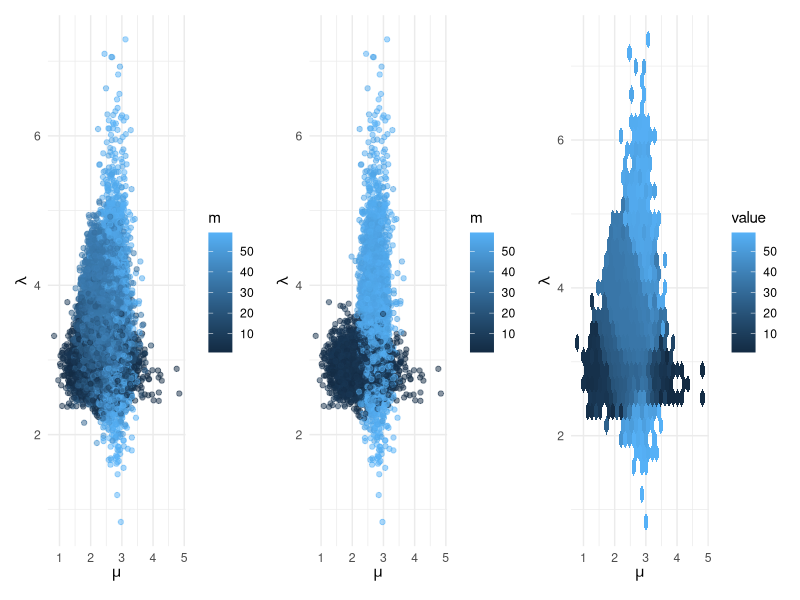
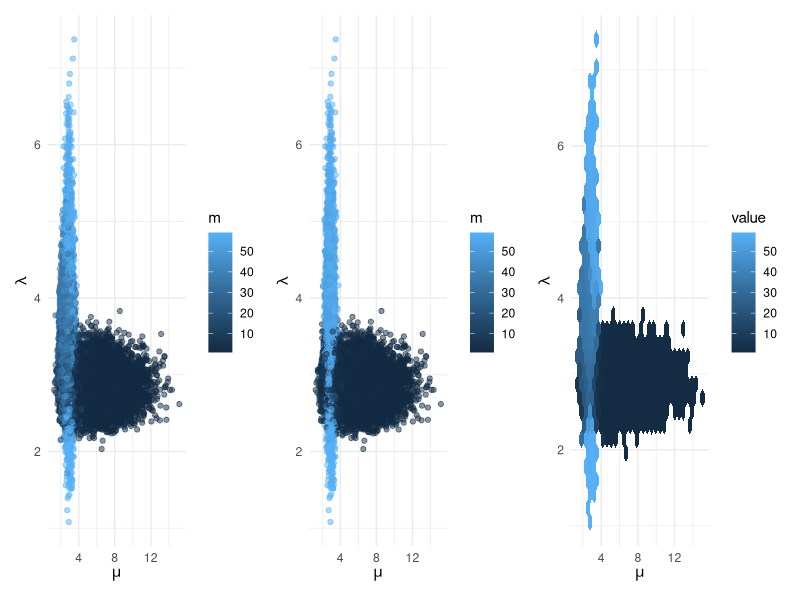

Source code (R) for these figures, in order: (Note: this script raises an error after producing the figures.)
## ---- chunk 1
knitr::opts_chunk$set(echo = TRUE, eval = TRUE, fig.align = "center", 
                      message = FALSE, warning = FALSE)
library(knitr)
library(patchwork)
library(tidyverse)
library(hexbin)
set.seed(1999) # set seed for reproducibility
## ---- chunk 2
# Set Seed
set.seed(497)
# Initialize Data/Parameters
n <- 60
m <- 38
mu <- 2
lambda <- 4
y_mu <- rpois(m, lambda = mu)
y_lambda <- rpois(n - m, lambda = lambda)
y <- c(y_mu, y_lambda)
alpha <- 10
beta <- 4
nu <- 8
phi <- 2
# Post-Samples Matrix
it <- 50000
post_samples <- matrix(rep(NA, it * 3), ncol = 3)
colnames(post_samples) <- c("mu", "lambda", "m")
m_j <- 2 # initialize m
for (j in 1:it) {
  # sample mu
  mu_j      <- rgamma(1, alpha + sum(y[1:m_j]), beta + m_j)
  # sample lambda
  lambda_j  <- rgamma(1, nu + sum(y[(m_j+1):n]), phi + (n - m_j))
  # sample m
  m_vec <- rep(NA, n - 1)
  for (k in 1:(n - 1)) {
    m_vec[k] <-  mu_j^(alpha + sum(y[1:k]) - 1) *
      exp(-(beta + k) * mu_j) *
      lambda_j^(nu + sum(y[(k+1):n]) - 1) *
      exp(-(phi + n - k) * lambda_j)
  }
  p <- m_vec/sum(m_vec)
  m_j <- sample(1:(n - 1), size = 1, prob = p)
  # store results
  post_samples[j, "mu"]     <- mu_j
  post_samples[j, "lambda"] <- lambda_j
  post_samples[j, "m"]      <- m_j
}
df <- data.frame(post_samples) %>%
  mutate(index = 1:it)
# Visuals
# Part a
p4 <- ggplot(df, aes(x = mu, y = lambda, color=m)) +
  geom_point(alpha=0.5) +
  labs(y = expression(lambda), x = expression(mu)) +
  theme_minimal()
# p4
# Part b 
# $m$ that are less than 10 or greater than 50.
df2 <- subset(df, m > 50 | m < 10,)
p5 <- ggplot(df2, aes(x = mu, y = lambda, color=m)) +
  geom_point(alpha=0.5) +
  labs(y = expression(lambda), x = expression(mu)) +
  theme_minimal()
# Part c
# A [hexplot](http://ggplot2.tidyverse.org/reference/stat_summary_2d.html) where each hex is filled with either the mean or median value of $m$.
p6 <- ggplot(df, aes(x = mu, y = lambda, z = m)) + 
  # geom_hex(fun = ~ quantile(m, 0.5)) +
  stat_summary_hex(fun = "quantile", fun.args = list(probs = 0.5)) + 
  labs(y = expression(lambda), x = expression(mu)) +
  theme_minimal()
p4 + p5 + p6
## ---- chunk 3
# Set Seed
set.seed(497)
# Initialize Data/Parameters
n <- 60
m <- 38
mu <- 2
lambda <- 4
y_mu <- rpois(m, lambda = mu)
y_lambda <- rpois(n - m, lambda = lambda)
y <- c(y_mu, y_lambda)
alpha <- 10
# Modify the value of beta, increasing the variance of the distribution
# Increasing the variance makes the curve flatter
beta <- 1
nu <- 8
phi <- 2
# Post-Samples Matrix
it <- 50000
post_samples <- matrix(rep(NA, it * 3), ncol = 3)
colnames(post_samples) <- c("mu", "lambda", "m")
m_j <- 2 # initialize m
for (j in 1:it) {
  # sample mu
  mu_j      <- rgamma(1, alpha + sum(y[1:m_j]), beta + m_j)
  # sample lambda
  lambda_j  <- rgamma(1, nu + sum(y[(m_j+1):n]), phi + (n - m_j))
  # sample m
  m_vec <- rep(NA, n - 1)
  for (k in 1:(n - 1)) {
    m_vec[k] <-  mu_j^(alpha + sum(y[1:k]) - 1) *
      exp(-(beta + k) * mu_j) *
      lambda_j^(nu + sum(y[(k+1):n]) - 1) *
      exp(-(phi + n - k) * lambda_j)
  }
  p <- m_vec/sum(m_vec)
  m_j <- sample(1:(n - 1), size = 1, prob = p)
  # store results
  post_samples[j, "mu"]     <- mu_j
  post_samples[j, "lambda"] <- lambda_j
  post_samples[j, "m"]      <- m_j
}
df <- data.frame(post_samples) %>%
  mutate(index = 1:it)
# Visuals
# Part a
p7 <- ggplot(df, aes(x = mu, y = lambda, color=m)) +
  geom_point(alpha=0.5) +
  labs(y = expression(lambda), x = expression(mu)) +
  theme_minimal()
# p4
# Part b 
# $m$ that are less than 10 or greater than 50.
df2 <- subset(df, m > 50 | m < 10,)
p8 <- ggplot(df2, aes(x = mu, y = lambda, color=m)) +
  geom_point(alpha=0.5) +
  labs(y = expression(lambda), x = expression(mu)) +
  theme_minimal()
# Part c
# A [hexplot](http://ggplot2.tidyverse.org/reference/stat_summary_2d.html) where each hex is filled with either the mean or median value of $m$.
p9 <- ggplot(df, aes(x = mu, y = lambda, z = m)) + 
  # geom_hex(fun = ~ quantile(m, 0.5)) +
  stat_summary_hex(fun = "quantile", fun.args = list(probs = 0.5)) + 
  labs(y = expression(lambda), x = expression(mu)) +
  theme_minimal()
p7 + p8 + p9
## ---- chunk 4
# The Likelihood
likelihood <- function(theta) {
    B0 <- theta[1]
    B1 <- theta[2]
    sigma <- theta[3]
    y_fit <- B0 + B1 * x
    logLik_vec <- dnorm(y, 
                        mean = y_fit, 
                        sd = sigma, 
                        log = T)
    sum(logLik_vec)
}
# Prior
prior <- function(theta) {
    B0 <- theta[1]
    B1 <- theta[2]
    sigma <- theta[3]
    B0_prior <- dnorm(B0, sd = 5, log = T)
    B1_prior <- dunif(B1, min = 0, max = 10, log = T)
    sigma_prior <- dunif(sigma, min = 0, max = 30, log = T)
    B0_prior + B1_prior + sigma_prior
}
# Posterior
posterior <- function(theta) {
   likelihood(theta) + prior(theta)
}
## ---- chunk 5
# Acceptance Rate
# Part 2
(acceptance <- 1 - mean(duplicated(chain[-(1:burn_in)])))


# Autocorrelation 
# Part 3
df1 <- data.frame(x_0 = chain[1:(it-1)],
                  x_1 = chain[2:it])

chain_thinned <- data.frame(chain) %>%
  slice(seq(from = 1, to = it, by = 10)) %>%
  pull()

df2 <- data.frame(x_0 = chain_thinned[1:(length(chain_thinned)-1)],
                  x_1 = chain_thinned[2:length(chain_thinned)])

p1 <- ggplot(df1, aes(x = x_0, y = x_1)) +
  geom_point(alpha = .1) +
  theme_bw()

p2 <- ggplot(df2, aes(x = x_0, y = x_1)) +
  geom_point(alpha = .1) +
  theme_bw()

p1 + p2
## ---- chunk 6
# Plot Comparison 
# Part 1
p10 <- ggplot(data.frame(chain), aes(x = mu, y = lambda, color=m)) +
  geom_point(alpha=0.5) +
  labs(y = expression(lambda), x = expression(mu)) +
  theme_minimal()

chain2 <- chain[which(chain[,3] > 50
| chain[,3] < 10), ]
  
p11 <- ggplot(data.frame(chain2), aes(x = mu, y = lambda, color=m)) +
  geom_point(alpha=0.5) +
  labs(y = expression(lambda), x = expression(mu)) +
  theme_minimal()

p12 <- ggplot(data.frame(chain), aes(x = mu, y = lambda, z = m)) + 
  # geom_hex(fun = ~ quantile(m, 0.5)) +
  stat_summary_hex(fun = "quantile", fun.args = list(probs = 0.5)) + 
  labs(y = expression(lambda), x = expression(mu)) +
  theme_minimal()

p10 + p11 + p12
## ---- chunk 7

## ---- chunk 8
# The Likelihood
likelihood <- function(theta) {
    B0 <- theta[1]
    B1 <- theta[2]
    sigma <- theta[3]
    y_fit <- B0 + B1 * x
    logLik_vec <- dnorm(y, 
                        mean = y_fit, 
                        sd = sigma, 
                        log = T)
    sum(logLik_vec)
}
# Prior
prior <- function(theta) {
    B0 <- theta[1]
    B1 <- theta[2]
    sigma <- theta[3]
    B0_prior <- dnorm(B0, sd = 5, log = T)
    B1_prior <- dunif(B1, min = 0, max = 10, log = T)
    sigma_prior <- dunif(sigma, min = 0, max = 30, log = T)
    B0_prior + B1_prior + sigma_prior
}
# Posterior
posterior <- function(theta) {
   likelihood(theta) + prior(theta)
}
## ---- chunk 9
# Initialize Data/Parameters
n <- 60
m <- 38
mu <- 2
lambda <- 4
y_mu <- rpois(m, lambda = mu)
y_lambda <- rpois(n - m, lambda = lambda)
y <- c(y_mu, y_lambda)
alpha <- 10
beta <- 4
nu <- 8
phi <- 2


## ---- chunk 10
B0 <- 0
B1 <- 5
sigma <- 10
n <- 31
x <- (-(n-1)/2):((n-1)/2)
y <-  B0 + B1 * x + rnorm(n, mean = 0, sd = sigma)
theta_0 <- c(0, 4, 10)
chain[1, ] <- theta_0
  proposal <- rnorm(3, mean = chain[1, ], 
                    sd = c(0.5,0.1,0.3))
  p_move <- exp(posterior(proposal) - posterior(chain[1, ]))
## ---- chunk 11
it <- 50000
chain <- matrix(rep(NA, (it + 1) * 3), ncol = 3)
theta_0 <- c(0, 4, 10)
chain[1, ] <- theta_0
for (i in 1:it){
  proposal <- rnorm(3, mean = chain[i, ], 
                    sd = c(0.5,0.1,0.3))
  p_move <- exp(posterior(proposal) - posterior(chain[i, ]))
  if (runif(1) < p_move) {
    chain[i + 1, ] <- proposal
  } else {
    chain[i + 1, ] <- chain[i, ]
  }
}
## ---- chunk 12
joint_post <- function(mu, lambda, m, data){
  joint_density <- posterior(mu) + posterior(lambda) + posterior(m)
  return(joint_density)
}
## ---- chunk 13

## ---- chunk 14

## ---- chunk 15

